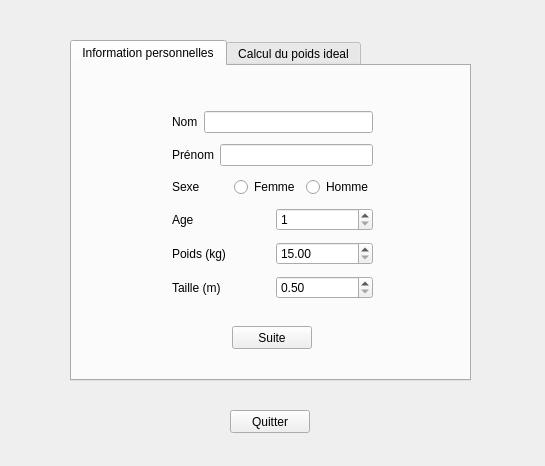
<?xml version="1.0" encoding="UTF-8"?>
<ui version="4.0">
 <class>IHM_TP1</class>
 <widget class="QWidget" name="IHM_TP1">
  <property name="enabled">
   <bool>true</bool>
  </property>
  <property name="geometry">
   <rect>
    <x>0</x>
    <y>0</y>
    <width>545</width>
    <height>466</height>
   </rect>
  </property>
  <property name="minimumSize">
   <size>
    <width>545</width>
    <height>466</height>
   </size>
  </property>
  <property name="maximumSize">
   <size>
    <width>545</width>
    <height>466</height>
   </size>
  </property>
  <property name="windowTitle">
   <string>IHM_TP1</string>
  </property>
  <widget class="QTabWidget" name="tabWidget">
   <property name="geometry">
    <rect>
     <x>70</x>
     <y>40</y>
     <width>401</width>
     <height>341</height>
    </rect>
   </property>
   <property name="currentIndex">
    <number>0</number>
   </property>
   <widget class="QWidget" name="InfoPerso">
    <attribute name="title">
     <string>Information personnelles</string>
    </attribute>
    <widget class="QPushButton" name="pushButtonSuite">
     <property name="geometry">
      <rect>
       <x>160</x>
       <y>260</y>
       <width>80</width>
       <height>23</height>
      </rect>
     </property>
     <property name="text">
      <string>Suite</string>
     </property>
    </widget>
    <widget class="QWidget" name="layoutWidget">
     <property name="geometry">
      <rect>
       <x>100</x>
       <y>40</y>
       <width>201</width>
       <height>201</height>
      </rect>
     </property>
     <layout class="QVBoxLayout" name="verticalLayout">
      <item>
       <layout class="QHBoxLayout" name="horizontalLayout_3">
        <item>
         <widget class="QLabel" name="labelNom">
          <property name="text">
           <string>Nom</string>
          </property>
         </widget>
        </item>
        <item>
         <widget class="QLineEdit" name="lineEditNom"/>
        </item>
       </layout>
      </item>
      <item>
       <layout class="QHBoxLayout" name="horizontalLayout_2">
        <item>
         <widget class="QLabel" name="labelPrenom">
          <property name="text">
           <string>Prénom</string>
          </property>
         </widget>
        </item>
        <item>
         <widget class="QLineEdit" name="lineEditPrenom"/>
        </item>
       </layout>
      </item>
      <item>
       <layout class="QHBoxLayout" name="horizontalLayout">
        <item>
         <widget class="QLabel" name="labelSexe">
          <property name="text">
           <string>Sexe</string>
          </property>
         </widget>
        </item>
        <item>
         <widget class="QRadioButton" name="radioButtonFemme">
          <property name="text">
           <string>Femme</string>
          </property>
         </widget>
        </item>
        <item>
         <widget class="QRadioButton" name="radioButtonHomme">
          <property name="text">
           <string>Homme</string>
          </property>
         </widget>
        </item>
       </layout>
      </item>
      <item>
       <layout class="QHBoxLayout" name="horizontalLayout_4">
        <item>
         <widget class="QLabel" name="labelAge">
          <property name="text">
           <string>Age</string>
          </property>
         </widget>
        </item>
        <item>
         <widget class="QSpinBox" name="spinBoxAge">
          <property name="minimum">
           <number>1</number>
          </property>
          <property name="maximum">
           <number>200</number>
          </property>
         </widget>
        </item>
       </layout>
      </item>
      <item>
       <layout class="QHBoxLayout" name="horizontalLayout_5">
        <item>
         <widget class="QLabel" name="labelPoids">
          <property name="text">
           <string>Poids (kg)</string>
          </property>
         </widget>
        </item>
        <item>
         <widget class="QDoubleSpinBox" name="doubleSpinBoxPoids">
          <property name="minimum">
           <double>15.000000000000000</double>
          </property>
          <property name="maximum">
           <double>300.000000000000000</double>
          </property>
          <property name="singleStep">
           <double>0.100000000000000</double>
          </property>
         </widget>
        </item>
       </layout>
      </item>
      <item>
       <layout class="QHBoxLayout" name="horizontalLayout_6">
        <item>
         <widget class="QLabel" name="labelTaille">
          <property name="text">
           <string>Taille (m)</string>
          </property>
         </widget>
        </item>
        <item>
         <widget class="QDoubleSpinBox" name="doubleSpinBoxTaille">
          <property name="minimum">
           <double>0.500000000000000</double>
          </property>
          <property name="maximum">
           <double>3.000000000000000</double>
          </property>
          <property name="singleStep">
           <double>0.010000000000000</double>
          </property>
         </widget>
        </item>
       </layout>
      </item>
     </layout>
    </widget>
   </widget>
   <widget class="QWidget" name="CalculPoids">
    <attribute name="title">
     <string>Calcul du poids ideal</string>
    </attribute>
    <widget class="QWidget" name="layoutWidget">
     <property name="geometry">
      <rect>
       <x>10</x>
       <y>10</y>
       <width>381</width>
       <height>291</height>
      </rect>
     </property>
     <layout class="QVBoxLayout" name="verticalLayout_3">
      <item>
       <widget class="QTextEdit" name="textEditAfficheur"/>
      </item>
      <item>
       <layout class="QHBoxLayout" name="horizontalLayout_7">
        <item>
         <spacer name="horizontalSpacer">
          <property name="orientation">
           <enum>Qt::Horizontal</enum>
          </property>
          <property name="sizeHint" stdset="0">
           <size>
            <width>40</width>
            <height>20</height>
           </size>
          </property>
         </spacer>
        </item>
        <item>
         <layout class="QVBoxLayout" name="verticalLayout_2">
          <item>
           <widget class="QPushButton" name="pushButtonDevine">
            <property name="text">
             <string>Poids idéal formule de devine</string>
            </property>
           </widget>
          </item>
          <item>
           <widget class="QPushButton" name="pushButtonLorentz">
            <property name="text">
             <string>Poids idéal formule de lorentz</string>
            </property>
           </widget>
          </item>
          <item>
           <widget class="QPushButton" name="pushButtonFonctionAge">
            <property name="text">
             <string>Poids idéal formule de lorentz en fonction de l'age</string>
            </property>
           </widget>
          </item>
         </layout>
        </item>
        <item>
         <spacer name="horizontalSpacer_2">
          <property name="orientation">
           <enum>Qt::Horizontal</enum>
          </property>
          <property name="sizeHint" stdset="0">
           <size>
            <width>40</width>
            <height>20</height>
           </size>
          </property>
         </spacer>
        </item>
       </layout>
      </item>
     </layout>
    </widget>
   </widget>
  </widget>
  <widget class="QPushButton" name="pushButtonQuitter">
   <property name="geometry">
    <rect>
     <x>230</x>
     <y>410</y>
     <width>80</width>
     <height>23</height>
    </rect>
   </property>
   <property name="text">
    <string>Quitter</string>
   </property>
  </widget>
 </widget>
 <resources/>
 <connections>
  <connection>
   <sender>pushButtonQuitter</sender>
   <signal>clicked()</signal>
   <receiver>IHM_TP1</receiver>
   <slot>close()</slot>
   <hints>
    <hint type="sourcelabel">
     <x>261</x>
     <y>425</y>
    </hint>
    <hint type="destinationlabel">
     <x>152</x>
     <y>421</y>
    </hint>
   </hints>
  </connection>
 </connections>
</ui>
